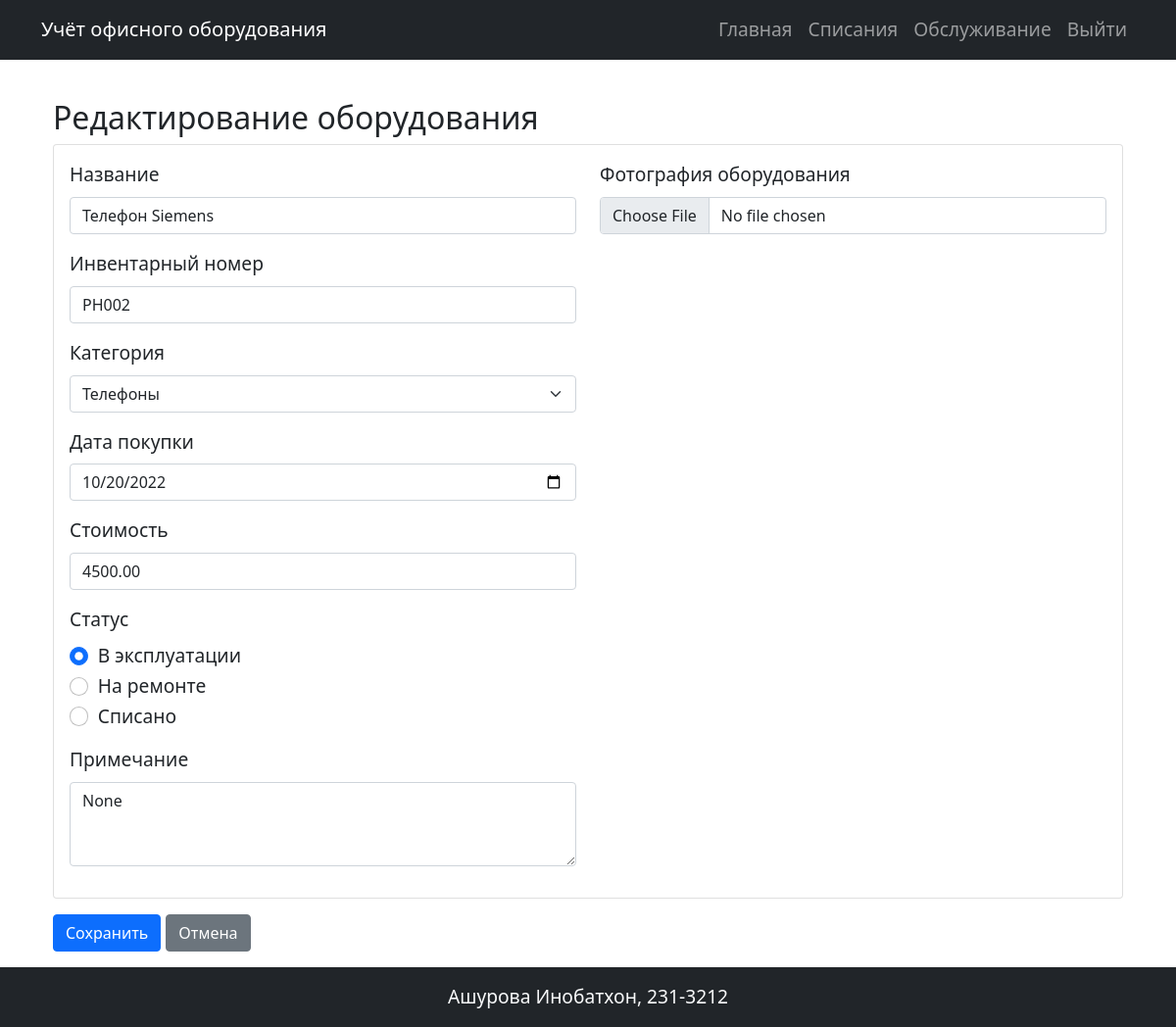
Page /equipment/10/edit (signed in) on the committed database.
### models.py (models this page shows)
class Equipment(db.Model):
    id = db.Column(db.Integer, primary_key=True)
    name = db.Column(db.String(100), nullable=False)
    inventory_number = db.Column(db.String(50), unique=True, nullable=False)
    category_id = db.Column(db.Integer, db.ForeignKey('category.id'), nullable=False)
    category = db.relationship('Category', backref='equipments')
    purchase_date = db.Column(db.Date, nullable=False)
    cost = db.Column(db.Numeric(10, 2), nullable=False)
    status = db.Column(db.Enum('В эксплуатации', 'На ремонте', 'Списано', name='equipment_status'), nullable=False, default='В эксплуатации')
    note = db.Column(db.Text)
    photos = db.relationship('Photo', backref='equipment', lazy='dynamic', cascade='all, delete-orphan')
    maintenance_history = db.relationship('MaintenanceHistory', backref='equipment', cascade='all, delete-orphan')
    responsible_persons = db.relationship('ResponsiblePersons', secondary=equipment_responsible, back_populates='equipments')
    write_offs = db.relationship('WriteOff', backref='equipment_obj', cascade='all, delete-orphan')

class Category(db.Model):
    id = db.Column(db.Integer, primary_key=True)
    name = db.Column(db.String(100), nullable=False)
    description = db.Column(db.Text)

### app.py (the view, shortened to what this page needs)
@app.route('/equipment/<int:id>/edit', methods=['GET', 'POST'])
@login_required
def edit_equipment(id):
    if not current_user.role.name == 'admin':
        flash('У вас недостаточно прав для выполнения данного действия', 'danger')
        return redirect(url_for('index'))
    equipment = Equipment.query.get_or_404(id)
    categories = Category.query.all()
    return render_template('edit_equipment.html',
                         equipment=equipment,
                         categories=categories)

### app.py (called while the page is built)
@login_manager.user_loader
def load_user(user_id):
    return User.query.get(int(user_id))

### templates/edit_equipment.html (shortened to what this page needs)
{% extends 'base.html' %}
{% block content %}
<div class="container mt-4">
    <h2>Редактирование оборудования</h2>
    <form method="POST" enctype="multipart/form-data">
        <div class="card">
            <div class="card-body">
                <div class="row">
                    <div class="col-md-6">
                        <div class="mb-3">
                            <label for="name" class="form-label">Название</label>
                            <input type="text" class="form-control" id="name" name="name"
                                   value="{{ form_data.name if form_data else equipment.name }}" required>
                        </div>
                        <div class="mb-3">
                            <label for="inventory_number" class="form-label">Инвентарный номер</label>
                            <input type="text" class="form-control" id="inventory_number" name="inventory_number"
                                   value="{{ form_data.inventory_number if form_data else equipment.inventory_number }}" required>
                        </div>
                        <div class="mb-3">
                            <label for="category_id" class="form-label">Категория</label>
                            <select class="form-select" id="category_id" name="category_id" required>
                                {% for category in categories %}
                                    <option value="{{ category.id }}"
                                        {% if form_data and form_data.category_id == category.id|string or
                                              not form_data and equipment.category_id == category.id %}selected{% endif %}>
                                        {{ category.name }}
                                    </option>
                                {% endfor %}
                            </select>
                        </div>
                        <div class="mb-3">
                            <label for="purchase_date" class="form-label">Дата покупки</label>
                            <input type="date" class="form-control" id="purchase_date" name="purchase_date"
                                   value="{{ form_data.purchase_date if form_data else equipment.purchase_date.strftime('%Y-%m-%d') }}" required>
                        </div>
                        <div class="mb-3">
                            <label for="cost" class="form-label">Стоимость</label>
                            <input type="number" step="0.01" class="form-control" id="cost" name="cost"
                                   value="{{ form_data.cost if form_data else equipment.cost }}" required>
                        </div>
                        <div class="mb-3">
                            <label class="form-label">Статус</label>
                            <div class="form-check">
                                <input class="form-check-input" type="radio" name="status" id="status1" value="В эксплуатации"
                                       {% if form_data and form_data.status == 'В эксплуатации' or
                                             not form_data and equipment.status == 'В эксплуатации' %}checked{% endif %} required>
                                <label class="form-check-label" for="status1">В эксплуатации</label>
                            </div>
                            <div class="form-check">
                                <input class="form-check-input" type="radio" name="status" id="status2" value="На ремонте"
                                             >
                                <label class="form-check-label" for="status2">На ремонте</label>
                            </div>
                            <div class="form-check">
                                <input class="form-check-input" type="radio" name="status" id="status3" value="Списано"
                                             >
                                <label class="form-check-label" for="status3">Списано</label>
                            </div>
                        </div>
                        <div class="mb-3">
                            <label for="note" class="form-label">Примечание</label>
                            <textarea class="form-control" id="note" name="note" rows="3">{{ form_data.note if form_data else equipment.note }}</textarea>
                        </div>
                    </div>
                    <div class="col-md-6">
                        <div class="mb-3">
                            <label for="photo" class="form-label">Фотография оборудования</label>
                            <input type="file" class="form-control" id="photo" name="photo" accept="image/*">
                        </div>
                    </div>
                </div>
            </div>
        </div>
        <div class="mt-3">
            <button type="submit" class="btn btn-primary">Сохранить</button>
            <a href="{{ url_for('view_equipment', id=equipment.id) }}" class="btn btn-secondary">Отмена</a>
        </div>
    </form>
</div>
{% endblock %}

### static/styles.css (style rules this page uses)
body { font-size: 1.2rem; display: grid; grid-template-rows: auto 1fr auto; height: 100vh; margin: 0; }

### rows in the picture
Equipment: name "Телефон Siemens", inventory_number "PH002", category_id "Телефоны", purchase_date "10/20/2022", cost "4500.00", status "☑ В эксплуатации", status "☐ На ремонте", status "☐ Списано", note "None"
